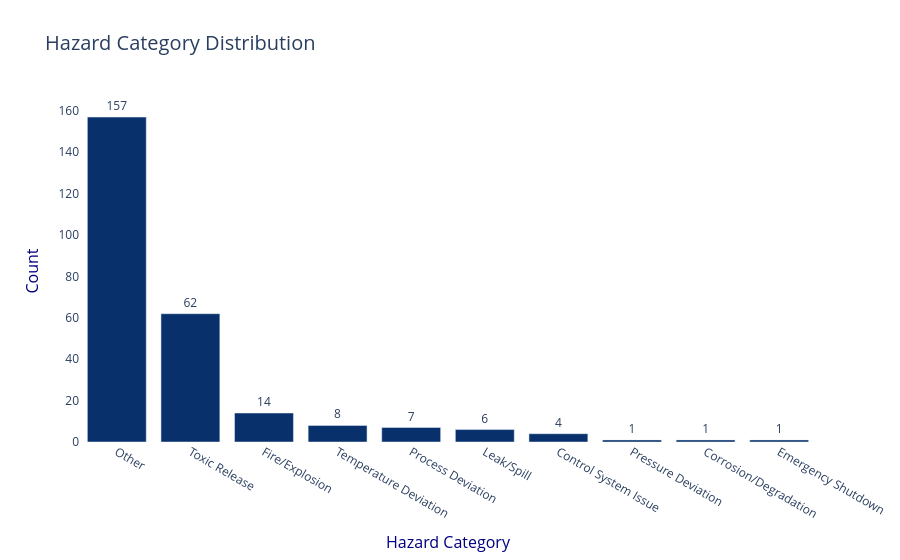
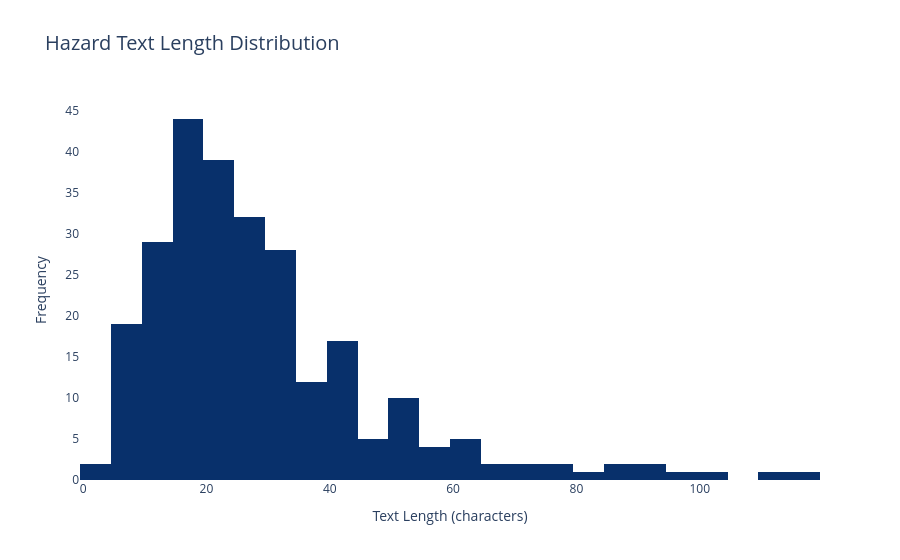
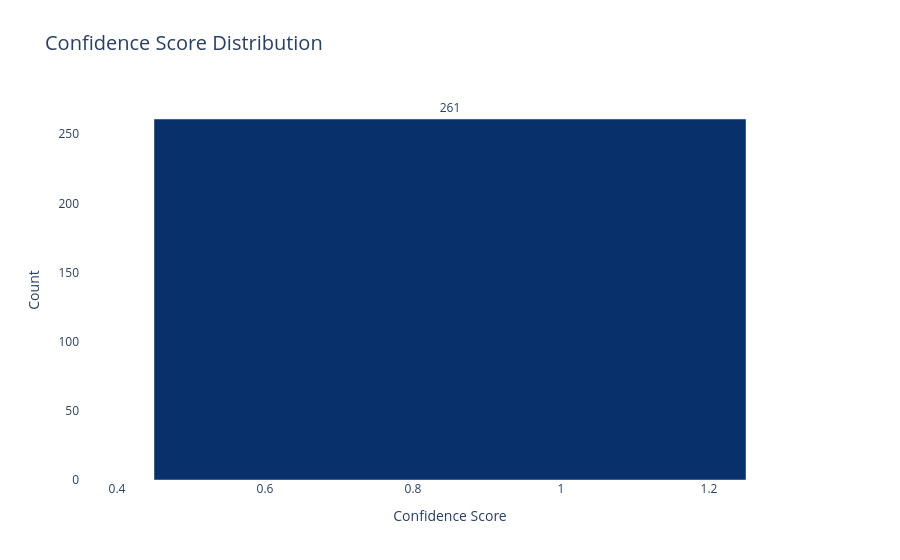
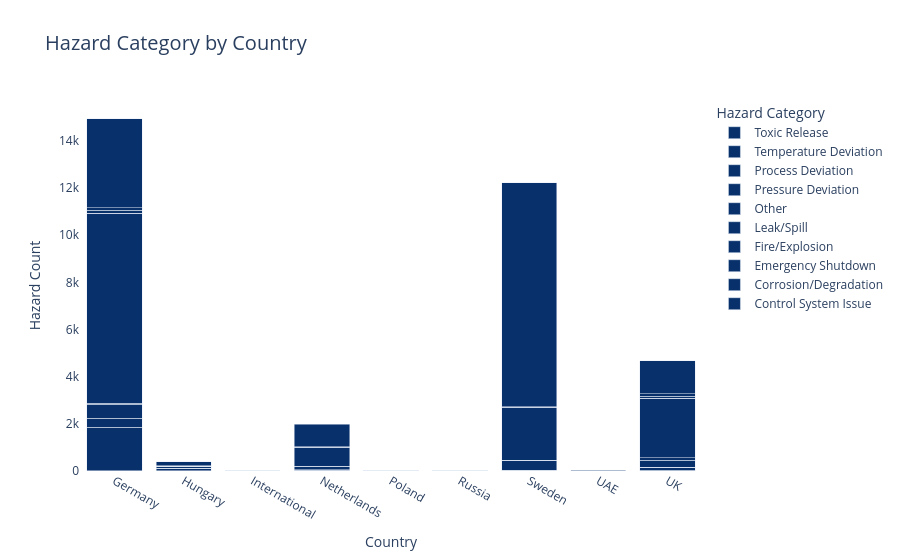

Notebook cell for these charts, in order:
### Code cell
# ============================================================
# BLUE-THEMED INTERACTIVE VISUALIZATIONS WITH PLOTLY (DARK BLUE BARS)
# ============================================================
import plotly.express as px
import plotly.graph_objects as go
from plotly.subplots import make_subplots
from IPython.display import display, Markdown

# Define a consistent dark blue color
DARK_BLUE = '#08306b'

# 1. Hazard Category Distribution (Bar Chart)
display(Markdown("""
### Hazard Category Distribution
This interactive bar chart shows the number of unique hazards classified into each category. Hover for details.
"""))
cat_counts = results_df['Classified_Category'].value_counts().reset_index()
cat_counts.columns = ['Hazard Category', 'Count']
fig1 = px.bar(
    cat_counts,
    x='Hazard Category', y='Count',
    title='Hazard Category Distribution',
    text='Count',
)
fig1.update_traces(marker_color=DARK_BLUE, textposition='outside')
fig1.update_layout(
    title_font_size=20,
    xaxis_title_font=dict(size=16, color='navy'),
    yaxis_title_font=dict(size=16, color='navy'),
    plot_bgcolor='white',
    showlegend=False
)
fig1.show()

# 2. Hazard Text Length Distribution (Histogram)
display(Markdown("""
### Hazard Text Length Distribution
This histogram shows the distribution of hazard description lengths (in characters).
"""))
fig2 = px.histogram(
    results_df,
    x='Hazard_Length',
    nbins=30,
    title='Hazard Text Length Distribution',
)
fig2.update_traces(marker_color=DARK_BLUE)
fig2.update_layout(
    xaxis_title='Text Length (characters)',
    yaxis_title='Frequency',
    title_font_size=20,
    plot_bgcolor='white'
)
fig2.show()

# 3. Confidence Score Distribution (Bar Chart)
display(Markdown("""
### Confidence Score Distribution
This bar chart shows the distribution of confidence scores assigned to each hazard classification.
"""))
conf_counts = results_df['Confidence'].value_counts().sort_index().reset_index()
conf_counts.columns = ['Confidence', 'Count']
fig3 = px.bar(
    conf_counts,
    x='Confidence', y='Count',
    title='Confidence Score Distribution',
    text='Count',
)
fig3.update_traces(marker_color=DARK_BLUE, textposition='outside')
fig3.update_layout(
    xaxis_title='Confidence Score',
    yaxis_title='Count',
    title_font_size=20,
    plot_bgcolor='white',
    showlegend=False
)
fig3.show()

# 4. Hazard Category by Country (Stacked Bar)
display(Markdown("""
### Hazard Category by Country
This stacked bar chart shows the count of each hazard category per country, enabling cross-country comparison.
"""))
if 'SL_COUNTRY' in master_df.columns:
    cat_country = master_df.copy()
    cat_country['Hazard_Category'] = cat_country['HAZARD'].map(hazard_category_mapping)
    cat_country = cat_country.dropna(subset=['Hazard_Category', 'SL_COUNTRY'])
    pivot = cat_country.pivot_table(index='SL_COUNTRY', columns='Hazard_Category', values='HAZARD', aggfunc='count', fill_value=0)
    # Use dark blue for all bars
    fig4 = go.Figure()
    for col in pivot.columns:
        fig4.add_trace(go.Bar(
            x=pivot.index,
            y=pivot[col],
            name=col,
            marker_color=DARK_BLUE
        ))
    fig4.update_layout(
        barmode='stack',
        xaxis_title='Country',
        yaxis_title='Hazard Count',
        title='Hazard Category by Country',
        title_font_size=20,
        plot_bgcolor='white',
        legend_title_text='Hazard Category'
    )
    fig4.show()

### Figure 1 — Plotly figure (JSON) as saved in the notebook; plotly's stock layout.template omitted (floating-point values rounded to 4 significant figures)
{"data": [{"alignmentgroup": "True", "hovertemplate": "Hazard Category=%{x}<br>Count=%{text}<extra></extra>", "legendgroup": "", "marker": {"color": "#08306b", "pattern": {"shape": ""}}, "name": "", "offsetgroup": "", "orientation": "v", "showlegend": false, "text": [157, 62, 14, 8, 7, 6, 4, 1, 1, 1], "textposition": "outside", "type": "bar", "x": ["Other", "Toxic Release", "Fire/Explosion", "Temperature Deviation", "Process Deviation", "Leak/Spill", "Control System Issue", "Pressure Deviation", "Corrosion/Degradation", "Emergency Shutdown"], "xaxis": "x", "y": [157, 62, 14, 8, 7, 6, 4, 1, 1, 1], "yaxis": "y"}], "layout": {"barmode": "relative", "legend": {"tracegroupgap": 0}, "plot_bgcolor": "white", "showlegend": false, "title": {"font": {"size": 20}, "text": "Hazard Category Distribution"}, "xaxis": {"anchor": "y", "domain": [0, 1], "title": {"font": {"color": "navy", "size": 16}, "text": "Hazard Category"}}, "yaxis": {"anchor": "x", "domain": [0, 1], "title": {"font": {"color": "navy", "size": 16}, "text": "Count"}}}}

### Figure 2 — Plotly figure (JSON) as saved in the notebook; plotly's stock layout.template omitted (floating-point values rounded to 4 significant figures; data arrays with more than 128 entries replaced by an {"elided": "..."} marker saying what was removed)
{"data": [{"alignmentgroup": "True", "bingroup": "x", "hovertemplate": "Hazard_Length=%{x}<br>count=%{y}<extra></extra>", "legendgroup": "", "marker": {"color": "#08306b", "pattern": {"shape": ""}}, "name": "", "nbinsx": 30, "offsetgroup": "", "orientation": "v", "showlegend": false, "type": "histogram", "x": {"elided": "261 int values"}, "xaxis": "x", "yaxis": "y"}], "layout": {"barmode": "relative", "legend": {"tracegroupgap": 0}, "plot_bgcolor": "white", "title": {"font": {"size": 20}, "text": "Hazard Text Length Distribution"}, "xaxis": {"anchor": "y", "domain": [0, 1], "title": {"text": "Text Length (characters)"}}, "yaxis": {"anchor": "x", "domain": [0, 1], "title": {"text": "Frequency"}}}}

### Figure 3 — Plotly figure (JSON) as saved in the notebook; plotly's stock layout.template omitted (floating-point values rounded to 4 significant figures)
{"data": [{"alignmentgroup": "True", "hovertemplate": "Confidence=%{x}<br>Count=%{text}<extra></extra>", "legendgroup": "", "marker": {"color": "#08306b", "pattern": {"shape": ""}}, "name": "", "offsetgroup": "", "orientation": "v", "showlegend": false, "text": [261], "textposition": "outside", "type": "bar", "x": [0.85], "xaxis": "x", "y": [261], "yaxis": "y"}], "layout": {"barmode": "relative", "legend": {"tracegroupgap": 0}, "plot_bgcolor": "white", "showlegend": false, "title": {"font": {"size": 20}, "text": "Confidence Score Distribution"}, "xaxis": {"anchor": "y", "domain": [0, 1], "title": {"text": "Confidence Score"}}, "yaxis": {"anchor": "x", "domain": [0, 1], "title": {"text": "Count"}}}}

### Figure 4 — Plotly figure (JSON) as saved in the notebook; plotly's stock layout.template omitted (floating-point values rounded to 4 significant figures)
{"data": [{"marker": {"color": "#08306b"}, "name": "Control System Issue", "type": "bar", "x": ["Germany", "Hungary", "International", "Netherlands", "Poland", "Russia", "Sweden", "UAE", "UK"], "y": [21, 1, 0, 5, 0, 0, 0, 2, 34]}, {"marker": {"color": "#08306b"}, "name": "Corrosion/Degradation", "type": "bar", "x": ["Germany", "Hungary", "International", "Netherlands", "Poland", "Russia", "Sweden", "UAE", "UK"], "y": [1832, 2, 0, 33, 0, 1, 29, 2, 117]}, {"marker": {"color": "#08306b"}, "name": "Emergency Shutdown", "type": "bar", "x": ["Germany", "Hungary", "International", "Netherlands", "Poland", "Russia", "Sweden", "UAE", "UK"], "y": [392, 0, 0, 5, 0, 0, 1, 0, 17]}, {"marker": {"color": "#08306b"}, "name": "Fire/Explosion", "type": "bar", "x": ["Germany", "Hungary", "International", "Netherlands", "Poland", "Russia", "Sweden", "UAE", "UK"], "y": [591, 105, 0, 134, 0, 0, 419, 0, 292]}, {"marker": {"color": "#08306b"}, "name": "Leak/Spill", "type": "bar", "x": ["Germany", "Hungary", "International", "Netherlands", "Poland", "Russia", "Sweden", "UAE", "UK"], "y": [47, 3, 0, 18, 0, 0, 17, 1, 95]}, {"marker": {"color": "#08306b"}, "name": "Other", "type": "bar", "x": ["Germany", "Hungary", "International", "Netherlands", "Poland", "Russia", "Sweden", "UAE", "UK"], "y": [8038, 98, 13, 783, 1, 8, 2224, 5, 2503]}, {"marker": {"color": "#08306b"}, "name": "Pressure Deviation", "type": "bar", "x": ["Germany", "Hungary", "International", "Netherlands", "Poland", "Russia", "Sweden", "UAE", "UK"], "y": [4, 1, 0, 4, 0, 0, 0, 3, 20]}, {"marker": {"color": "#08306b"}, "name": "Process Deviation", "type": "bar", "x": ["Germany", "Hungary", "International", "Netherlands", "Poland", "Russia", "Sweden", "UAE", "UK"], "y": [127, 1, 0, 27, 0, 0, 14, 0, 101]}, {"marker": {"color": "#08306b"}, "name": "Temperature Deviation", "type": "bar", "x": ["Germany", "Hungary", "International", "Netherlands", "Poland", "Russia", "Sweden", "UAE", "UK"], "y": [120, 2, 1, 30, 0, 0, 14, 0, 89]}, {"marker": {"color": "#08306b"}, "name": "Toxic Release", "type": "bar", "x": ["Germany", "Hungary", "International", "Netherlands", "Poland", "Russia", "Sweden", "UAE", "UK"], "y": [3779, 178, 6, 951, 0, 1, 9506, 16, 1405]}], "layout": {"barmode": "stack", "legend": {"title": {"text": "Hazard Category"}}, "plot_bgcolor": "white", "title": {"font": {"size": 20}, "text": "Hazard Category by Country"}, "xaxis": {"title": {"text": "Country"}}, "yaxis": {"title": {"text": "Hazard Count"}}}}
